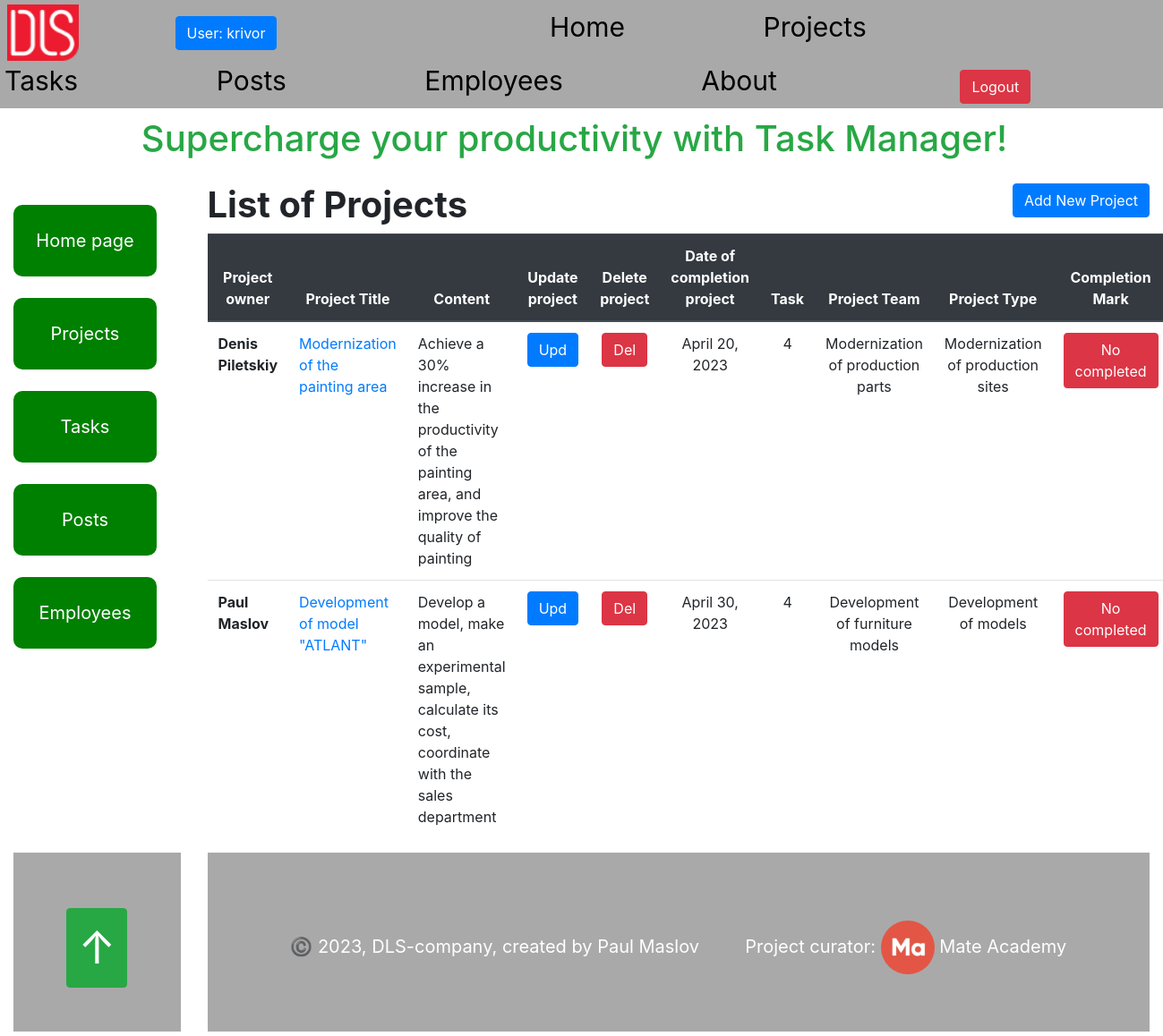
Page /projects/ (signed in) on the earlier database version.
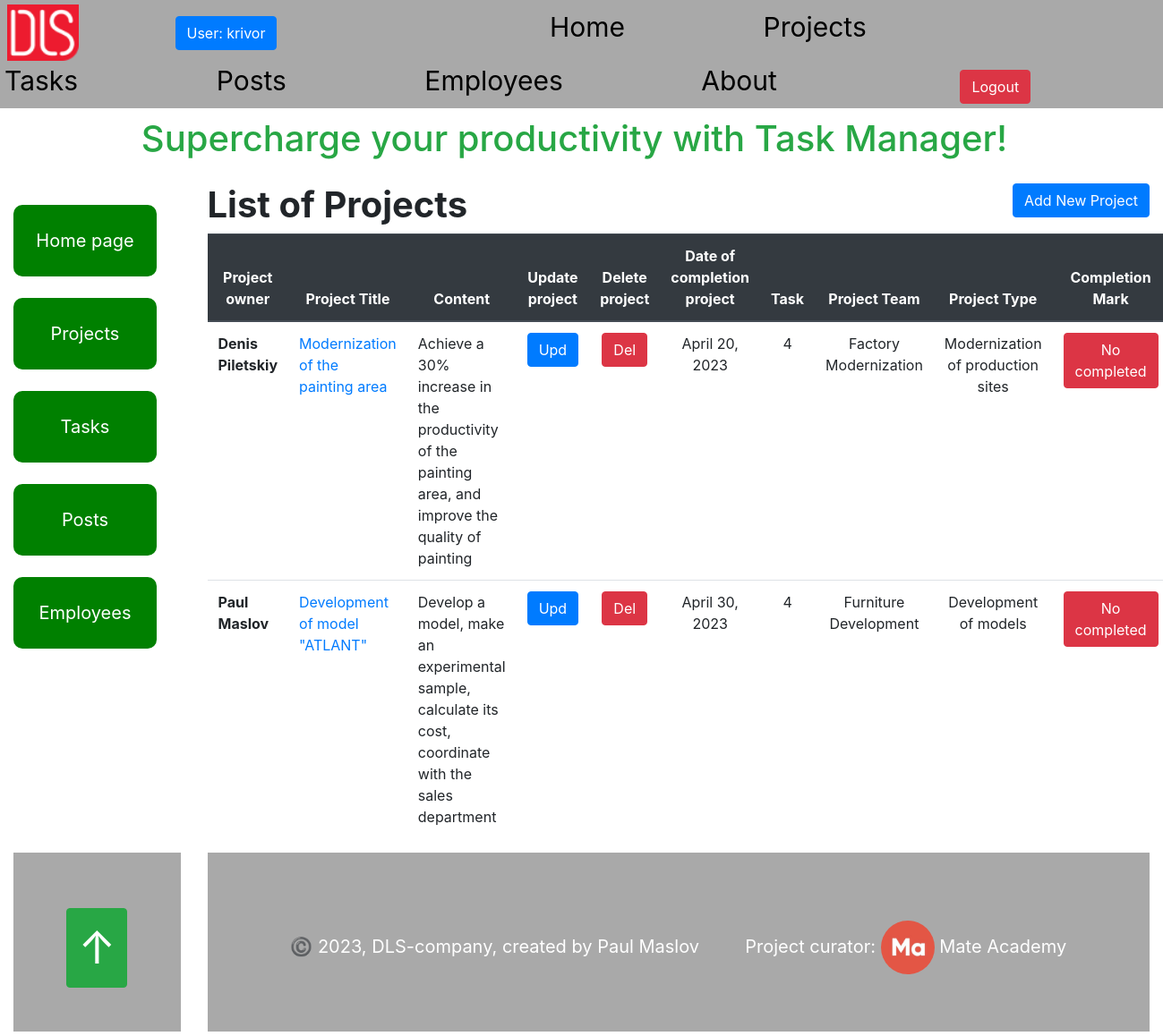
Same page on the later database version.
### task_manager/models.py (models this page shows, shortened)
class Project(models.Model):
    name = models.CharField(max_length=255)
    description = models.TextField(null=True, blank=True)
    created_time = models.DateTimeField(auto_now_add=True)
    deadline = models.DateField(null=True, blank=True)
    is_completed = models.BooleanField()
    owner = models.ForeignKey(
        Employee,
        on_delete=models.CASCADE,
        related_name="project",
    )
    team = models.ForeignKey(
        Team,
        on_delete=models.CASCADE,
    )
    project_type = models.ForeignKey(
        ProjectType,
        on_delete=models.CASCADE,
    )
    class Meta:
        ordering = ["deadline"]

class Team(models.Model):
    name = models.CharField(max_length=50, null=True, blank=True)
    employees = models.ManyToManyField(Employee, related_name="teams")
    class Meta:
        ordering = ["name"]

class Employee(AbstractUser):
    position = models.ForeignKey(
        Position,
        null=True,
        blank=True,
        on_delete=models.CASCADE,
        related_name="employees"
    )
    class Meta:
        ordering = ["username"]
        verbose_name = "employee"
        verbose_name_plural = "employees"

class ProjectType(models.Model):
    name = models.CharField(max_length=50, null=True, blank=True)
    class Meta:
        ordering = ["name"]
    def __str__(self) -> str:
        return self.name

### task_manager/views.py (the view)
# urls.py: path("projects/", ProjectListView.as_view(), name="project-list"),
class ProjectListView(LoginRequiredMixin, generic.ListView):
    model = Project
    paginate_by = 5
    queryset = Project.objects.select_related("project_type", "owner").prefetch_related(
       "team",
       "task",
    ).order_by("deadline")

### templates/task_manager/project_list.html
{%  extends "base.html" %}
{% block content %}
  <h1>
    <strong>List of Projects</strong>
    <a
      class="btn btn-primary"
      style="float: right"
      href="{% url 'task_manager:project-create'%}">
      Add New Project
    </a>
  </h1>
  <table class="table">
    <thead class="thead-dark">
      <tr class="text-center">
        <th scope="col">Project owner</th>
        <th scope="col">Project Title</th>
        <th scope="col">Content</th>
        <th scope="col">Update project</th>
        <th scope="col">Delete project</th>
        <th scope="col">Date of completion project</th>
        <th scope="col">Task</th>
        <th scope="col">Project Team</th>
        <th scope="col">Project Type</th>
        <th scope="col">Completion Mark</th>
      </tr>
    </thead>
    <tbody>
    {% for project in project_list %}
      <tr>
        <th scope="row">
          {{ project.owner.first_name }} {{ project.owner.last_name }}
        </th>
        <td><a href="{%  url 'task_manager:project-detail' pk=project.id %}">{{ project.name }}</a></td>
        <td>{{ project.description }}</td>
        <td class="text-center">
          <a
            class="btn btn-primary"
            href="{% url 'task_manager:project-update' pk=project.id %}">
            Upd
          </a>
        </td>
        <td class="text-center">
          <a
            class="btn btn-danger"
            href="{% url 'task_manager:project-delete' pk=project.id %}">
            Del
          </a>
        </td>
        <td class="text-center">{{ project.deadline }}</td>
        <td class="text-center">{{ project.task.all.count }}</td>
        <td class="text-center">{{ project.team.name }}</td>
        <td class="text-center">{{ project.project_type }}</td>
        <td class="text-center">
        {% if project.is_completed %}
          <a
            class="btn btn-success"
            href="{% url 'task_manager:project-detail' pk=project.id  %}">
            Completed
          </a>
          {% else %}
           <a
            class="btn btn-danger"
            href="{% url 'task_manager:project-detail' pk=project.id  %}">
            No completed
          </a>
        {% endif %}
        </td>
      </tr>
    {% endfor %}
    </tbody>
  </table>
{% endblock %}

Differences in the rows shown:
changed through a linked row, Project "Modernization of the painting area": team.name "Modernization of production parts" → "Factory Modernization"
changed through a linked row, Project "Development of model \"ATLANT\"": team.name "Development of furniture models" → "Furniture Development"
